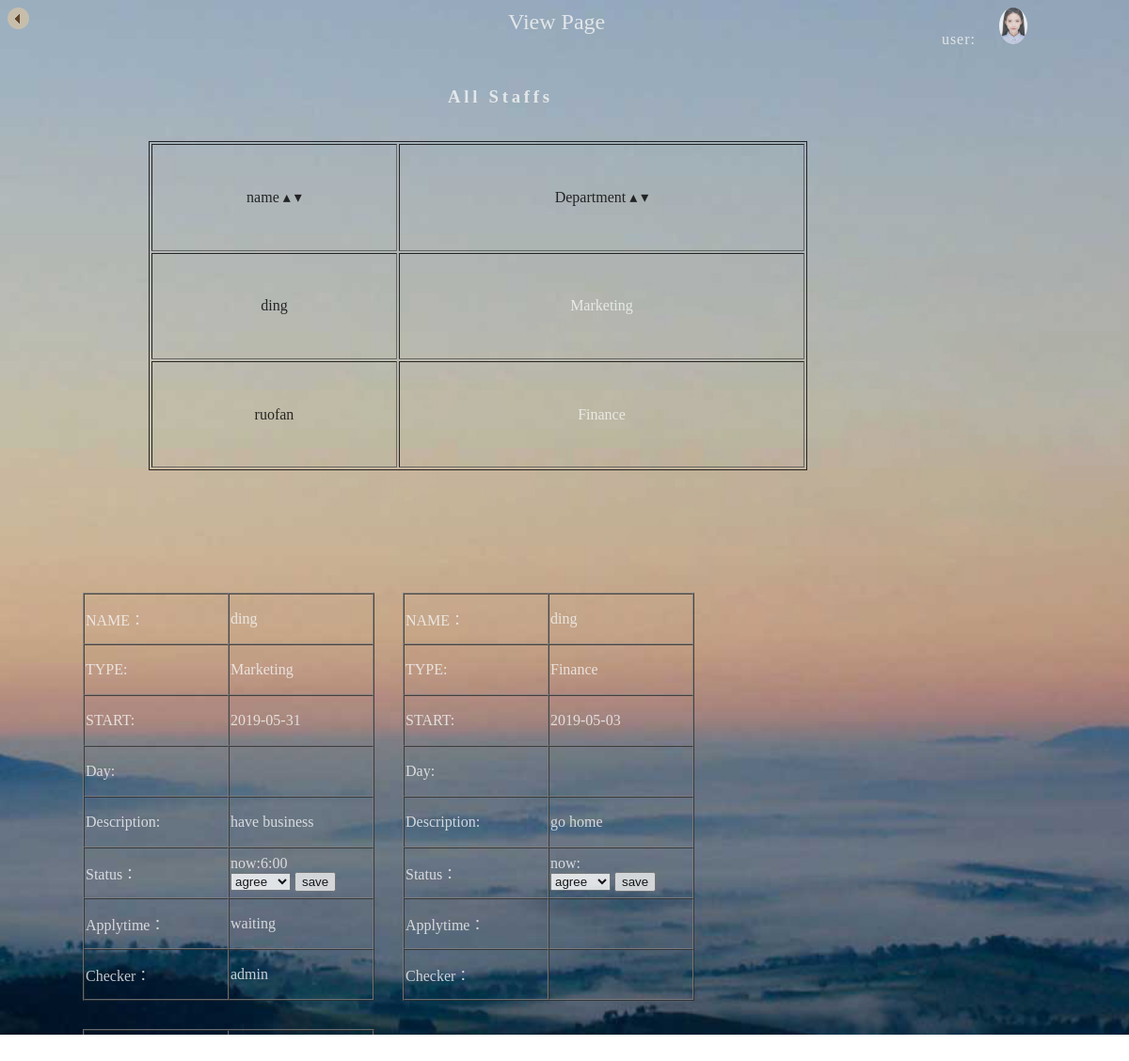
The app's page /manager/view.php?username=ding with its own data.
### tables this page shows
CREATE TABLE IF NOT EXISTS `staff` (
  `id` int(11) NOT NULL,
  `username` varchar(15) DEFAULT NULL,
  `password` varchar(15) DEFAULT NULL,
  `Level` varchar(15) DEFAULT NULL,
  `department` varchar(15) DEFAULT NULL
);

CREATE TABLE IF NOT EXISTS `application` (
  `id` int(11) NOT NULL,
  `username` varchar(15) DEFAULT NULL,
  `department` varchar(15) DEFAULT NULL,
  `begintime` varchar(15) DEFAULT NULL,
  `days` varchar(15) DEFAULT NULL,
  `reason` varchar(15) DEFAULT NULL,
  `applytime` varchar(15) DEFAULT NULL,
  `status` varchar(15) DEFAULT NULL,
  `checker` varchar(15) DEFAULT NULL
);

### manager/view.php (the view, shortened to what this page needs)
<!DOCTYPE html>
<html>
  <head>
    <link rel="stylesheet" type="text/css" href="css/view.css">
  </head>
  <body>
  	<div>
  		<a href="#"  onclick="JavaScript:window.history.back();" ><img src="images/return.png" /></a>
  		<span class="title">View Page</span>
  		<span class="user">user:&nbsp;&nbsp;&nbsp;&nbsp;
  			<img src="images/3.jpeg" class="userimg"></span>
  	</div>
  	<br/><br/>
  	<h3 class="htitle">All Staffs</h3><br>
  	<div id="staff" align="center">
  		<table class="staff" border="1" cellspacing="o">
			<tr>
	    		<td>
	    			<a href="view.php?order='name'">name</a>
	    			<a href="staffAfterOrder.php?order=username"> ▴ </a>
	    			<a href="staffAfterOrderdes.php?order=username"> ▾ </a>
	    		</td>
	    		<td>
	    			<a href="">Department</a>
	    			<a href="staffAfterOrder.php?order=department"> ▴ </a>
	    			<a href="staffAfterOrderdes.php?order=department"> ▾ </a>
	    		</td>
  			</tr>
  		<?php
			$db = mysql_connect("localhost","zj","201901f10075");
        	$sql = "select * from staff where level = 'Staff' ";
        	$result = mysql_query($sql,$db);
        	while($attr = mysql_fetch_array($result)){
			$username = $attr[1];
			$department = $attr[4];
		?>
  				<tr>
  					<td><a href="view.php?username=<?php echo $username; ?>"><?php echo $username; ?></a></td>
  					<td><?php echo $department; ?></td>
  				</tr>
		<?php } ?>
	</table>
  	</div>
  	<div id="application">
  	<?php
  		if(isset($_GET['username'])){
			$username = $_GET['username'];
			$sql = "SELECT * FROM application WHERE username='$username' ";
			$result = mysql_query($sql,$db);
			while($attr = mysql_fetch_array($result)){
				$username = $attr[1];
				$department = $attr[2];
				$begintime = $attr[3];
				$reason = $attr[5];
				$status = $attr[6];
				$applytime = $attr[7];
				$checker = $attr[8];
				?>
				<table id="table1" border="1" cellspacing="0" >
					<tr>
						<td>NAME：</td>
						<td><?php echo $username; ?></td>
					</tr>
					<tr>
						<td>TYPE:</td>
						<td><?php echo $department; ?></td>
					</tr>
					<tr>
						<td>START:</td>
						<td><?php echo $begintime;?></td>
					</tr>
					<tr>
						<td>Day:</td>
						<td><?php echo $day; ?></td>
					</tr>
					<tr>
						<td>Description:</td>
						<td><?php echo $reason;?></td>
					</tr>
					<tr>
						<td>Status：</td>
						<td>
							now:<?php echo $status ?>
							<br>
							<form action="action.php" method="POST">
								<select name="agreement">
									<option>agree</option>
									<button type="submit">save</button>
							 	</select>
							</form>
						</td>
					</tr>
					<tr>
						<td>Applytime：</td>
						<td><?php echo $applytime; ?></td>
					</tr>
					<tr>
						<td>Checker：</td>
						<td><?php echo $checker; ?></td>
					</tr>
	  		</table>
		<?php	}
		}
	?>
		<br><br>
  	 	</div>
  </body>
</html>

### manager/css/view.css (style rules this page uses)
body { background-image: url("../images/back.jpg"); opacity: 0.8; background-size: cover; background-repeat: no-repeat; color: whitesmoke; }
a { text-decoration: none; color: black; }
.title { font-size: x-large; margin-left: 500px; }
.user { float: right; margin-right: 100px; letter-spacing: 1px; }
.userimg { border-radius:50%; width: 30px; }
.htitle { margin-inline-start: 25em; letter-spacing: 0.2em; }
#staff { float: left; margin-left: 100px; width: 800px; height: 400px; overflow-y: scroll; }
.staff { width: 700px; text-align: center; line-height: 40px; height: 350px; overflow-y: scroll; border: 1px solid black; }
.staff th,td,tr, { height: 20px; width: 30px; border: 1px solid black; border-collapse: collapse; }
#application { float: left; margin-top: 50px; margin-left: 50px; width: 80%; height: 500px; overflow-x: scroll; display: inline; }
#table1 { float: left; display: inline-block; margin-left: 30px; margin-top: 30px; }
#table1 td { width: 150px; height: 50px; }

### records on screen
staff: username "ding", department "Marketing"
staff: username "ruofan", department "Finance"
application: username "ding", department "Marketing", begintime "2019-05-31", reason "have business", applytime "6:00", status "waiting", checker "admin"
application: username "ding", department "Finance", begintime "2019-05-03", reason "go home"
